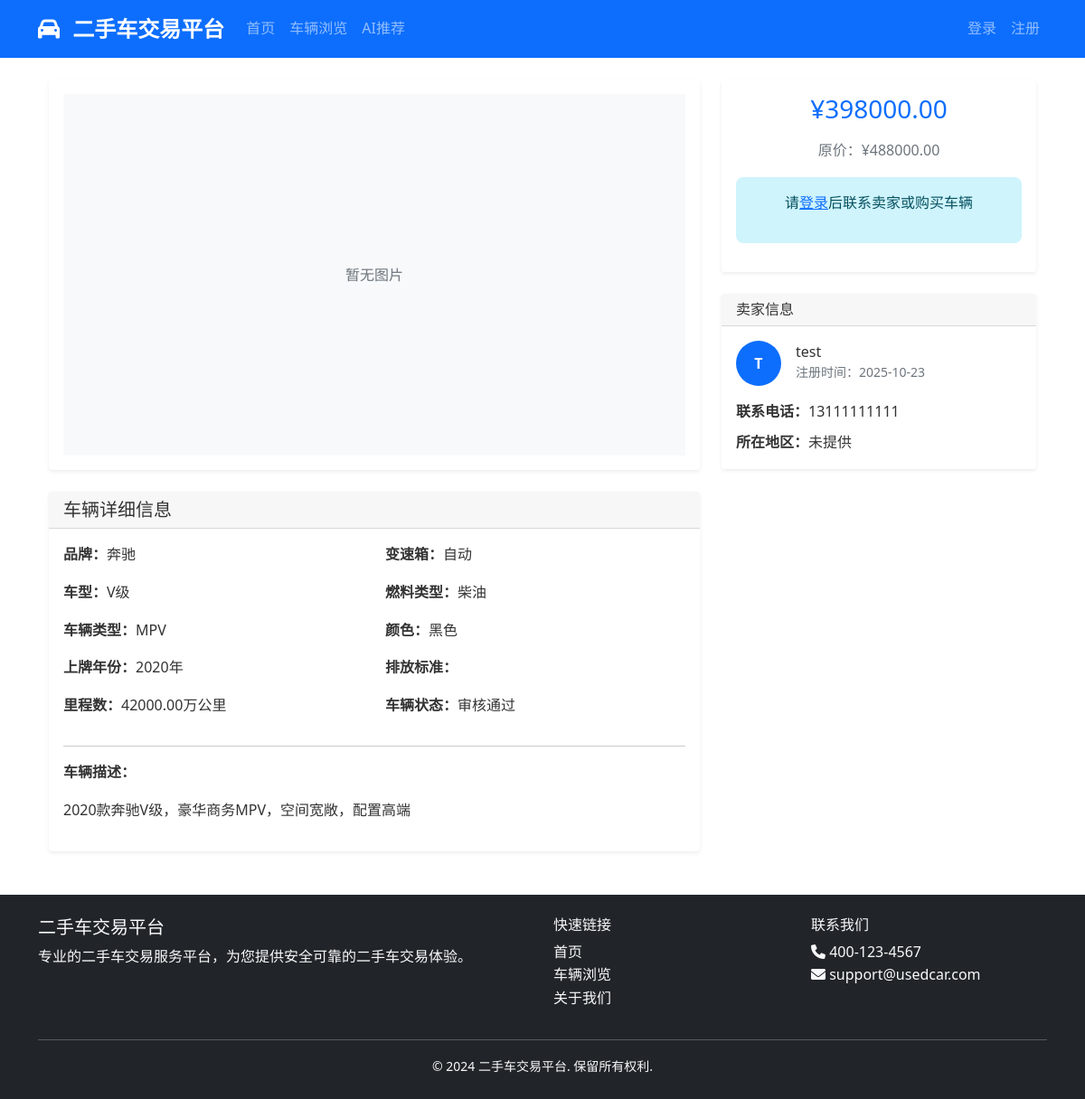
/cars/19/, run on the app's committed database.
### cars/models.py (models this page shows, shortened)
class Car(models.Model):
    STATUS_CHOICES = [
        ('pending', '待审核'),
        ('approved', '审核通过'),
        ('rejected', '审核不通过'),
        ('sold', '已售出'),
        ('maintenance', '维修中'),
    ]
    TRANSMISSION_CHOICES = [
        ('manual', '手动'),
        ('automatic', '自动'),
        ('semi_auto', '半自动'),
    ]
    FUEL_TYPE_CHOICES = [
        ('gasoline', '汽油'),
        ('diesel', '柴油'),
        ('electric', '电动'),
        ('hybrid', '混合动力'),
    ]
    brand = models.ForeignKey(Brand, on_delete=models.CASCADE, verbose_name=_('品牌'))
    car_type = models.ForeignKey(CarType, on_delete=models.CASCADE, verbose_name=_('类型'))
    model = models.CharField(_('车型'), max_length=100)
    year = models.IntegerField(_('年份'))
    mileage = models.DecimalField(_('里程(公里)'), max_digits=10, decimal_places=2)
    color = models.CharField(_('颜色'), max_length=50)
    transmission = models.CharField(_('变速箱'), max_length=10, choices=TRANSMISSION_CHOICES)
    fuel_type = models.CharField(_('燃料类型'), max_length=10, choices=FUEL_TYPE_CHOICES)
    engine_capacity = models.DecimalField(_('排量(L)'), max_digits=4, decimal_places=2)
    original_price = models.DecimalField(_('原价'), max_digits=12, decimal_places=2)
    current_price = models.DecimalField(_('当前价格'), max_digits=12, decimal_places=2)
    ai_suggested_price = models.DecimalField(_('AI建议价格'), max_digits=12, decimal_places=2, blank=True, null=True)
    status = models.CharField(_('状态'), max_length=15, choices=STATUS_CHOICES, default='pending')
    seller = models.ForeignKey(settings.AUTH_USER_MODEL, on_delete=models.CASCADE, verbose_name=_('卖家'), related_name='cars_for_sale')
    main_image = models.ImageField(_('主图'), upload_to='car_images/', blank=True, null=True)
    description = models.TextField(_('车辆描述'))
    approved_by = models.ForeignKey(settings.AUTH_USER_MODEL, on_delete=models.SET_NULL, null=True, blank=True,
                                   verbose_name=_('审核人'), related_name='approved_cars')
    approved_at = models.DateTimeField(_('审核时间'), null=True, blank=True)
    rejection_reason = models.TextField(_('拒绝原因'), blank=True, null=True)
    created_at = models.DateTimeField(_('创建时间'), auto_now_add=True)
    updated_at = models.DateTimeField(_('更新时间'), auto_now=True)
    class Meta:
        verbose_name = _('车辆')
        verbose_name_plural = _('车辆')
        ordering = ['-created_at']

class Brand(models.Model):
    BRAND_TYPE_CHOICES = [
        ('domestic', '国产品牌'),
        ('imported', '进口品牌'),
    ]
    name = models.CharField(_('品牌名称'), max_length=50, unique=True)
    brand_type = models.CharField(_('品牌类型'), max_length=10, choices=BRAND_TYPE_CHOICES, default='domestic')
    logo = models.ImageField(_('品牌Logo'), upload_to='brand_logos/', blank=True, null=True)
    description = models.TextField(_('品牌描述'), blank=True, null=True)
    created_at = models.DateTimeField(_('创建时间'), auto_now_add=True)
    class Meta:
        verbose_name = _('汽车品牌')
        verbose_name_plural = _('汽车品牌')

class CarType(models.Model):
    TYPE_CATEGORY_CHOICES = [
        ('sedan', '轿车'),
        ('suv', 'SUV'),
        ('mpv', 'MPV'),
        ('coupe', '跑车'),
        ('hatchback', '掀背车'),
        ('wagon', '旅行车'),
        ('pickup', '皮卡'),
    ]
    name = models.CharField(_('类型名称'), max_length=50, unique=True)
    category = models.CharField(_('分类'), max_length=20, choices=TYPE_CATEGORY_CHOICES)
    description = models.TextField(_('类型描述'), blank=True, null=True)
    created_at = models.DateTimeField(_('创建时间'), auto_now_add=True)
    class Meta:
        verbose_name = _('汽车类型')
        verbose_name_plural = _('汽车类型')

### users/models.py (models this page shows, shortened)
class CustomUser(AbstractUser):
    USER_TYPE_CHOICES = [
        ('buyer', '买家'),
        ('seller', '卖家'),
        ('admin', '管理员'),
    ]
    phone = models.CharField(_('手机号码'), max_length=15, unique=True, blank=True, null=True)
    email = models.EmailField(_('邮箱地址'), unique=True)
    user_type = models.CharField(_('用户类型'), max_length=10, choices=USER_TYPE_CHOICES, default='buyer')
    avatar = models.ImageField(_('头像'), upload_to='avatars/', blank=True, null=True)
    is_verified = models.BooleanField(_('是否验证'), default=False)
    created_at = models.DateTimeField(_('创建时间'), auto_now_add=True)
    updated_at = models.DateTimeField(_('更新时间'), auto_now=True)
    seller_license = models.CharField(_('营业执照'), max_length=50, blank=True, null=True)
    seller_address = models.TextField(_('商家地址'), blank=True, null=True)
    seller_description = models.TextField(_('商家描述'), blank=True, null=True)
    class Meta:
        verbose_name = _('用户')
        verbose_name_plural = _('用户')

### cars/views.py (the view)
# urls.py: path('<int:car_id>/', views.car_detail, name='car_detail'),
def car_detail(request, car_id):
    car = get_object_or_404(Car.objects.select_related('brand', 'car_type', 'seller').prefetch_related('images'), id=car_id)
    return render(request, 'cars/car_detail.html', {'car': car})

### templates/cars/car_detail.html (shortened to what this page needs)
{% extends 'base.html' %}
{% block content %}
<div class="container mt-4">
    <div class="row">
        <div class="col-md-8">
            <div class="card mb-4">
                <div class="card-body">
                    {% if car.images.all %}
                    <div id="carImages" class="carousel slide" data-bs-ride="carousel">
                        <div class="carousel-inner">
                            {% for image in car.images.all %}
                            <div class="carousel-item {% if forloop.first %}active{% endif %}">
                                <img src="{{ image.image.url }}" class="d-block w-100" alt="{{ car.brand.name }} {{ car.model }}" style="height: 400px; object-fit: cover;">
                            </div>
                            {% endfor %}
                        </div>
                        {% if car.images.all|length > 1 %}
                        <button class="carousel-control-prev" type="button" data-bs-target="#carImages" data-bs-slide="prev">
                            <span class="carousel-control-prev-icon" aria-hidden="true"></span>
                            <span class="visually-hidden">Previous</span>
                        </button>
                        <button class="carousel-control-next" type="button" data-bs-target="#carImages" data-bs-slide="next">
                            <span class="carousel-control-next-icon" aria-hidden="true"></span>
                            <span class="visually-hidden">Next</span>
                        </button>
                        {% endif %}
                    </div>
                    {% else %}
                    <div class="bg-light d-flex align-items-center justify-content-center" style="height: 400px;">
                        <span class="text-muted">暂无图片</span>
                    </div>
                    {% endif %}
                </div>
            </div>
            <div class="card">
                <div class="card-header">
                    <h5 class="mb-0">车辆详细信息</h5>
                </div>
                <div class="card-body">
                    <div class="row">
                        <div class="col-md-6">
                            <p><strong>品牌：</strong>{{ car.brand.name }}</p>
                            <p><strong>车型：</strong>{{ car.model }}</p>
                            <p><strong>车辆类型：</strong>{{ car.car_type.name }}</p>
                            <p><strong>上牌年份：</strong>{{ car.year }}年</p>
                            <p><strong>里程数：</strong>{{ car.mileage }}万公里</p>
                        </div>
                        <div class="col-md-6">
                            <p><strong>变速箱：</strong>{{ car.get_transmission_display }}</p>
                            <p><strong>燃料类型：</strong>{{ car.get_fuel_type_display }}</p>
                            <p><strong>颜色：</strong>{{ car.color }}</p>
                            <p><strong>排放标准：</strong>{{ car.get_emission_standard_display }}</p>
                            <p><strong>车辆状态：</strong>{{ car.get_status_display }}</p>
                        </div>
                    </div>
                    <hr>
                    <p><strong>车辆描述：</strong></p>
                    <p>{{ car.description|default:"暂无描述" }}</p>
                </div>
            </div>
        </div>
        <div class="col-md-4">
            <div class="card mb-4">
                <div class="card-body text-center">
                    <h3 class="text-primary mb-3">¥{{ car.current_price }}</h3>
                    <p class="text-muted">原价：¥{{ car.original_price }}</p>
                    {% if user.is_authenticated %}
                    <div class="d-grid gap-2">
                        <button class="btn btn-primary favorite-btn" data-car-id="{{ car.id }}">
                            <i class="bi bi-heart"></i> 收藏车辆
                        </button>
                        <a href="#" class="btn btn-success" onclick="alert('聊天功能暂未开放'); return false;">
                            <i class="bi bi-chat-dots"></i> 联系卖家
                        </a>
                        <a href="#" class="btn btn-warning" onclick="alert('购买功能暂未开放'); return false;">
                            <i class="bi bi-cart"></i> 立即购买
                        </a>
                    </div>
                    {% else %}
                    <div class="alert alert-info">
                        <p>请<a href="{% url 'login' %}">登录</a>后联系卖家或购买车辆</p>
                    </div>
                    {% endif %}
                </div>
            </div>
            <div class="card">
                <div class="card-header">
                    <h6 class="mb-0">卖家信息</h6>
                </div>
                <div class="card-body">
                    <div class="d-flex align-items-center mb-3">
                        <div class="flex-shrink-0">
                            <div class="bg-primary text-white rounded-circle d-flex align-items-center justify-content-center" style="width: 50px; height: 50px;">
                                <span class="fw-bold">{{ car.seller.username|first|upper }}</span>
                            </div>
                        </div>
                        <div class="flex-grow-1 ms-3">
                            <h6 class="mb-0">{{ car.seller.username }}</h6>
                            <small class="text-muted">注册时间：{{ car.seller.date_joined|date:"Y-m-d" }}</small>
                        </div>
                    </div>
                    <p class="mb-2"><strong>联系电话：</strong>{{ car.seller.phone|default:"未提供" }}</p>
                    <p class="mb-0"><strong>所在地区：</strong>{{ car.seller.location|default:"未提供" }}</p>
                </div>
            </div>
        </div>
    </div>
</div>
{% endblock %}

### static/css/style.css (style rules this page uses)
body { font-family: 'Segoe UI', Tahoma, Geneva, Verdana, sans-serif; line-height: 1.6; color: #333; }
.card { border: none; box-shadow: 0 0.125rem 0.25rem rgba(0, 0, 0, 0.075); transition: all 0.3s ease; }
.alert { border: none; border-radius: 0.5rem; }

### data on the page
Car: brand.name "奔驰", model "V级", car_type.name "MPV", year "2020", mileage "42000.00", transmission "自动", fuel_type "柴油", color "黑色", status "审核通过", description "2020款奔驰V级，豪华商务MPV，空间宽敞，配置高端", current_price "398000.00", original_price "488000.00", seller.username|first "T", seller.username "test", seller.date_joined "2025-10-23", seller.phone "13111111111", seller.location "未提供"
